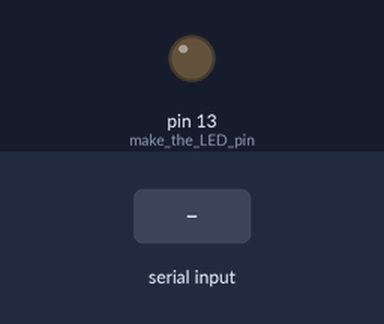
Bench run of a sketch on a simulated Arduino Uno, built with avr-gcc and run on an emulated ATmega328P. Parts: output pins drawn as LEDs (lit = HIGH). The test bench sets the inputs (shaded band). What the sketch prints to the serial monitor is not drawn.

Above: at 1.2 s.
1.3 s: "1" received over Serial
At 2.4 s:
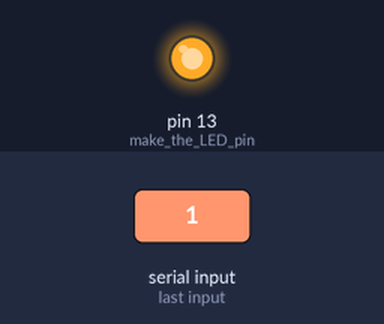
2.8 s: "0" received over Serial
At 3.6 s:
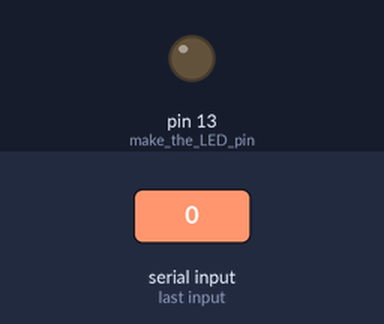
Timing chart, 0 to 5.8 s (numbered marks = the images above; inputs shaded):
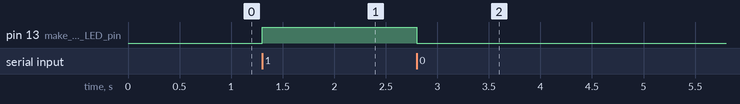

The sketch:

sketch_oct03a.ino
```cpp
#define LED 13

void setup() {
  Serial.begin(9600); //initialize serial COM at 9600 baudrate
  pinMode(LED_BUILTIN, OUTPUT); //make the LED pin (13) as output
  digitalWrite (LED_BUILTIN, LOW);
  Serial.println("Hi!, I am Arduino");
}

void loop() {
  if(Serial.available()){


    char data = Serial.read();


    if (data == '1')
      digitalWrite (LED_BUILTIN, HIGH);

    if (data == '0')
      digitalWrite (LED_BUILTIN, LOW);
  }
}
```

Measured:
- after the input at 1.3 s, pin 13 (make_the_LED_pin): LOW → HIGH at once
- after the input at 2.8 s, pin 13 (make_the_LED_pin): HIGH → LOW at once
